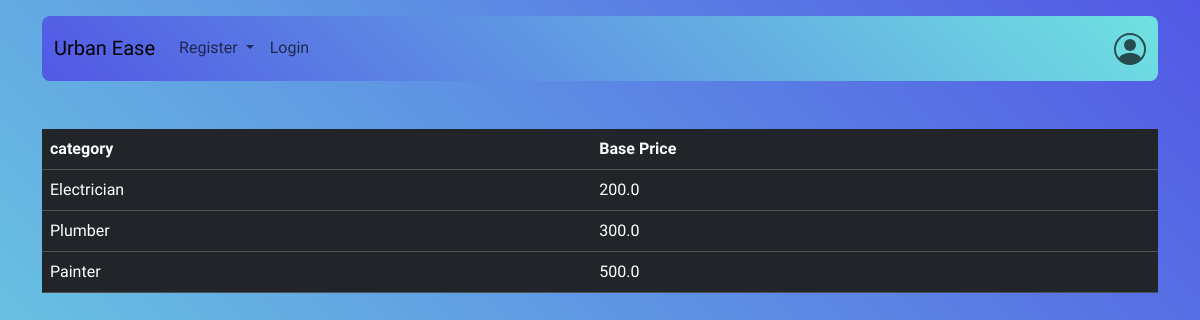
Before: /baseprice with the older database file.
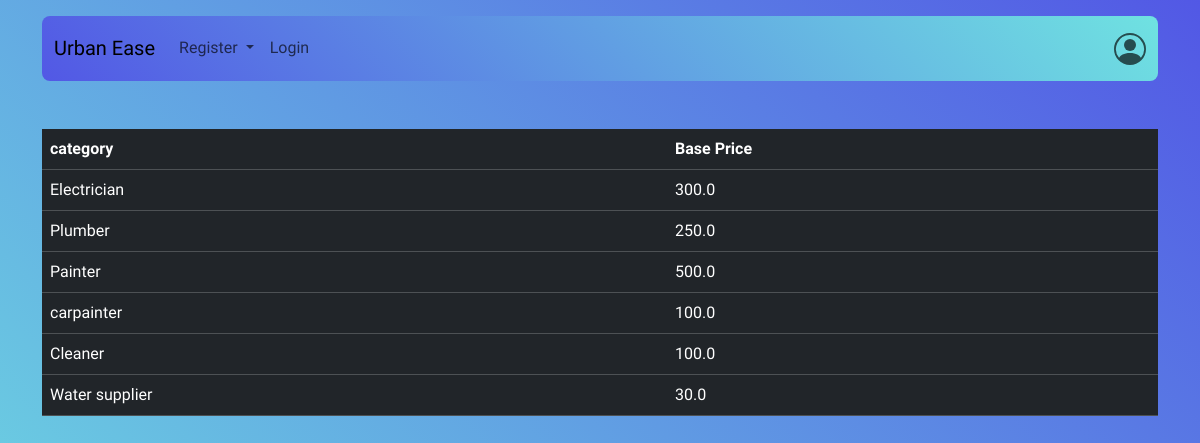
After: the same page with the newer database file.
### application/model.py (models this page shows)
class ServiceCategory(db.Model):
    id = db.Column(db.Integer, primary_key=True)
    name = db.Column(db.String(80), nullable=False)
    base_price = db.Column(db.Float, nullable=False)
    time_required = db.Column(db.Integer, nullable=False)
    description = db.Column(db.String(80), nullable=False)
    status = db.Column(db.String(80), nullable=False)

### application/routes.py (the view)
@app.route('/baseprice')
def baseprice():
    service_categories = ServiceCategory.query.all()
    return render_template('baseprices.html', service_categories=service_categories)

### templates/baseprices.html
{% extends 'base.html' %}
{% block content %}
<table class="table table-dark table-hover mt-4">
    <thead>
      <tr>
        <th scope="col">category</th>
        <th scope="col">Base Price</th>
      </tr>
    </thead>
    <tbody>
        {% for category in service_categories %}
      <tr>
        <td scope="row">{{category.name}}</td>
        <td scope="row">{{category.base_price}}</td>
      </tr>
      {% endfor %}
    </tbody>
  </table>
{%endblock %}

Changed rows visible on the page:
changed ServiceCategory "Electrician": base_price "200.0" → "300.0"
changed ServiceCategory "Plumber": base_price "300.0" → "250.0"
added ServiceCategory: name "carpainter", base_price "100.0"
added ServiceCategory: name "Cleaner", base_price "100.0"
added ServiceCategory: name "Water supplier", base_price "30.0"
